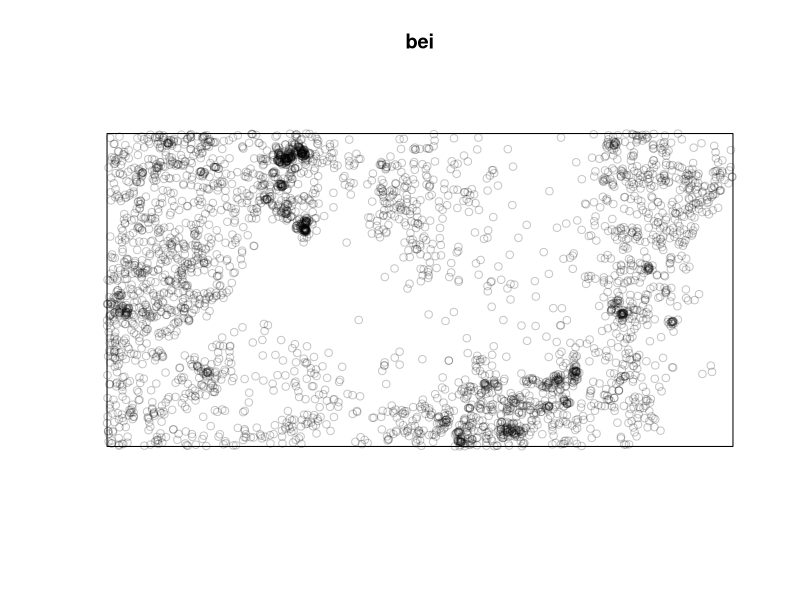
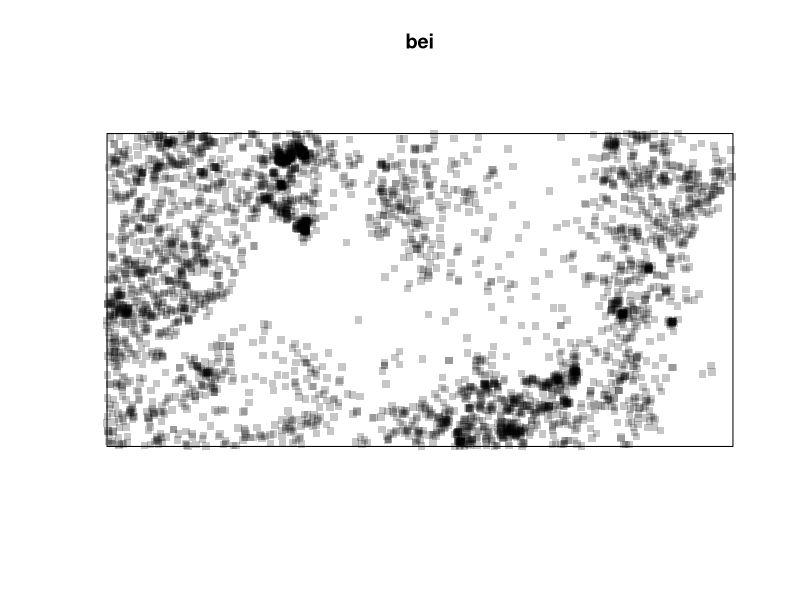
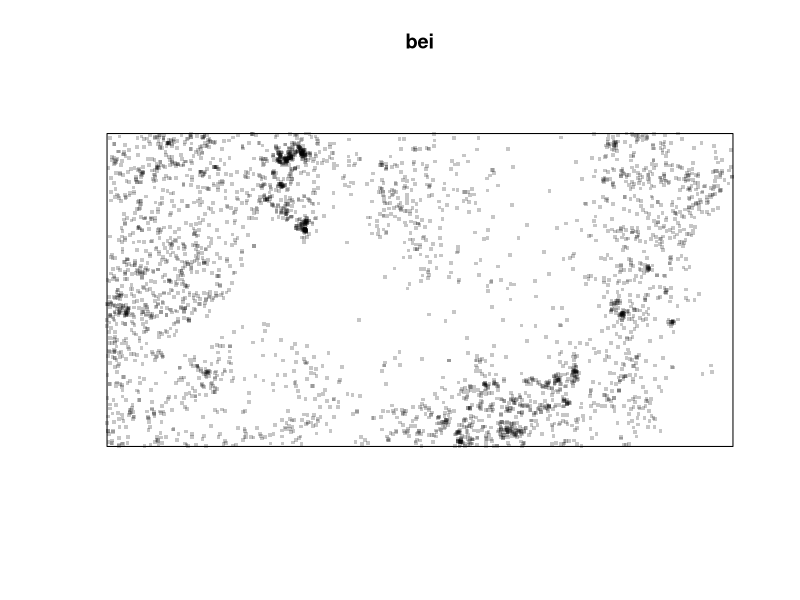
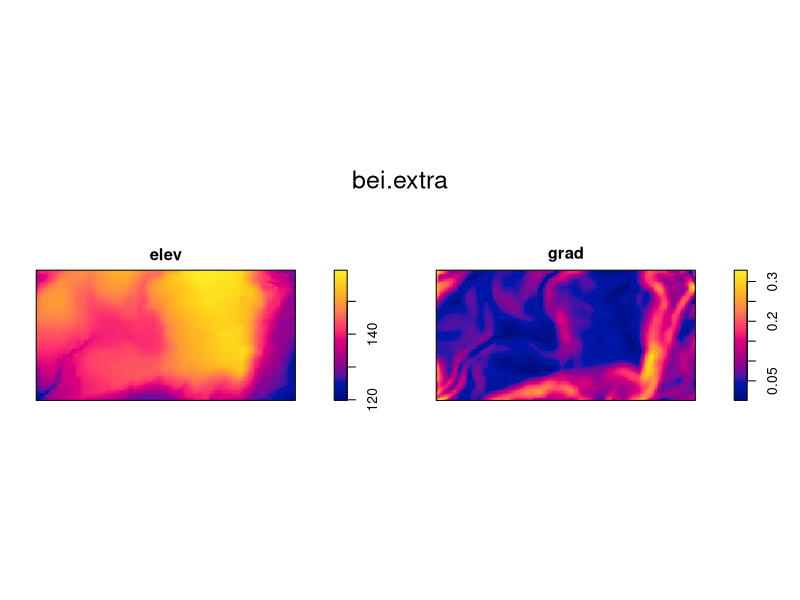
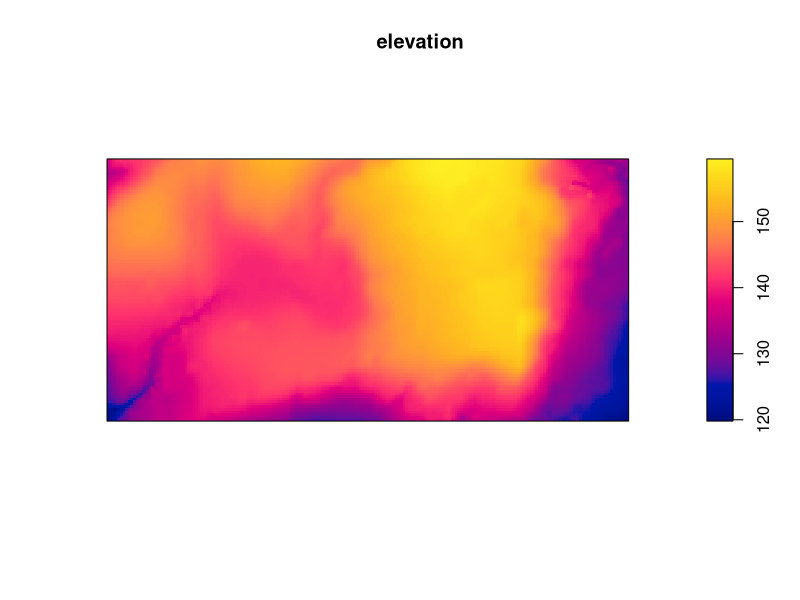
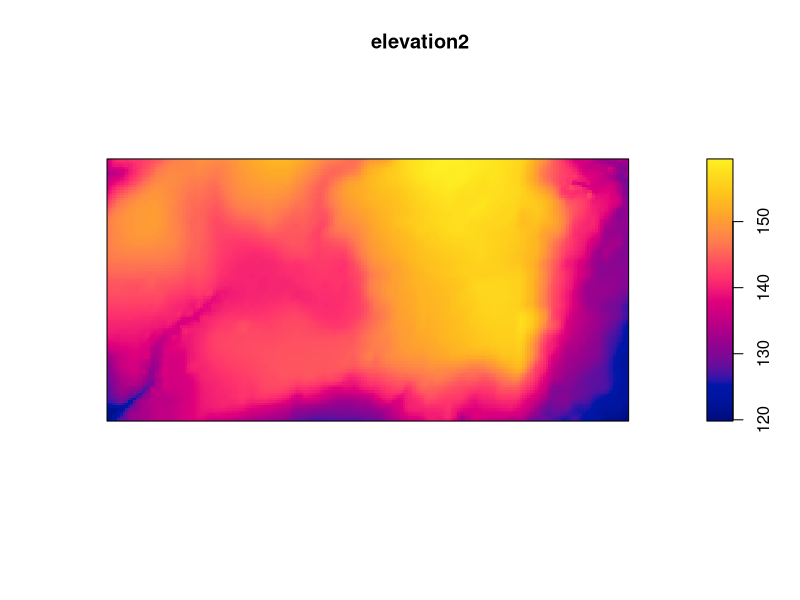
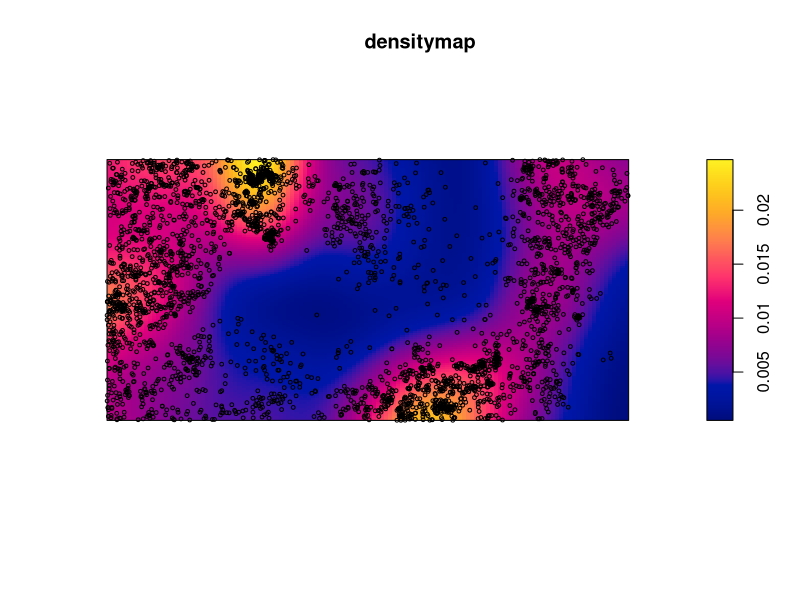

Recreate these plots in R, in order.
# R code for population density

# Installing packages
install.packages("spatstat")

#Using the package(s)
library(spatstat)

# Recall the data
bei

# Looking at the plot in space
plot(bei)

# Changing the pch
plot(bei, pch=15)

# Decreasing the dimension
plot(bei, pch=15, cex=.5)

# Drivers
bei.extra

# Plotting variables
plot(bei.extra)

# Subsetting a dataset: NEW CONCEPT!
# There are 2 different meters to make a subset:
# first: name of the variable and a $ symbol
# second: number of the layer and [] for tables and [[]] for map layers

elevation <- bei.extra$elev
#output
elevation

# Plot elevation
plot(elevation)

# Subset by the number of the layer/variable
elevation2 <- bei.extra[[1]]

# In case bei.extra was a table: bei.extra[1]

# Plot the new object
plot(elevation2)

# Creating our first map!
densitymap <- density(bei)

# Output
densitymap

# Plot the result
plot(densitymap)

# Plotting the points ontop of the density map
points(bei, cex=.5)
